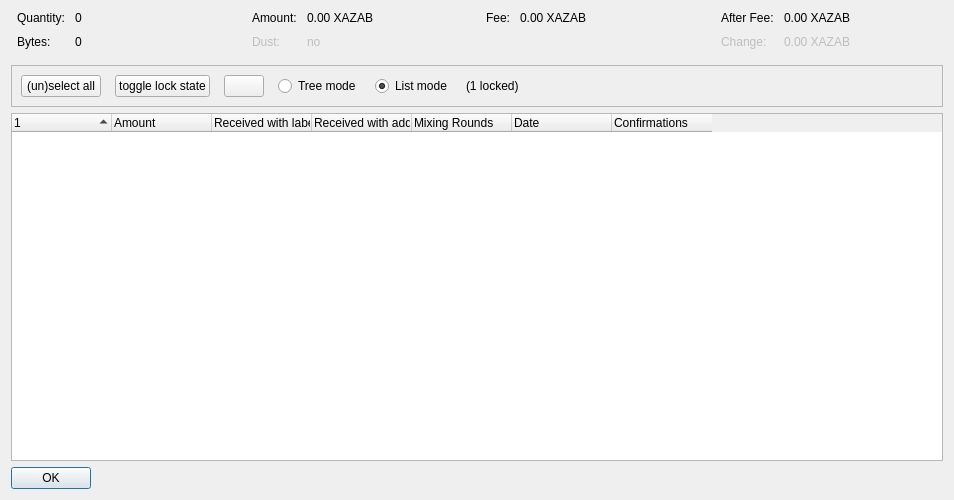
<?xml version="1.0" encoding="UTF-8"?>
<ui version="4.0">
 <class>CoinControlDialog</class>
 <widget class="QDialog" name="CoinControlDialog">
  <property name="geometry">
   <rect>
    <x>0</x>
    <y>0</y>
    <width>954</width>
    <height>500</height>
   </rect>
  </property>
  <property name="windowTitle">
   <string>Coin Selection</string>
  </property>
  <layout class="QVBoxLayout" name="verticalLayout">
   <item>
    <layout class="QHBoxLayout" name="horizontalLayoutTop" stretch="0,0,0,0">
     <property name="topMargin">
      <number>0</number>
     </property>
     <property name="bottomMargin">
      <number>10</number>
     </property>
     <item>
      <layout class="QFormLayout" name="formLayoutCoinControl1">
       <property name="horizontalSpacing">
        <number>10</number>
       </property>
       <property name="verticalSpacing">
        <number>10</number>
       </property>
       <property name="leftMargin">
        <number>6</number>
       </property>
       <property name="rightMargin">
        <number>6</number>
       </property>
       <item row="0" column="0">
        <widget class="QLabel" name="labelCoinControlQuantityText">
         <property name="text">
          <string>Quantity:</string>
         </property>
        </widget>
       </item>
       <item row="0" column="1">
        <widget class="QLabel" name="labelCoinControlQuantity">
         <property name="cursor">
          <cursorShape>IBeamCursor</cursorShape>
         </property>
         <property name="contextMenuPolicy">
          <enum>Qt::ActionsContextMenu</enum>
         </property>
         <property name="text">
          <string notr="true">0</string>
         </property>
         <property name="textInteractionFlags">
          <set>Qt::LinksAccessibleByMouse|Qt::TextSelectableByKeyboard|Qt::TextSelectableByMouse</set>
         </property>
        </widget>
       </item>
       <item row="1" column="0">
        <widget class="QLabel" name="labelCoinControlBytesText">
         <property name="text">
          <string>Bytes:</string>
         </property>
        </widget>
       </item>
       <item row="1" column="1">
        <widget class="QLabel" name="labelCoinControlBytes">
         <property name="cursor">
          <cursorShape>IBeamCursor</cursorShape>
         </property>
         <property name="contextMenuPolicy">
          <enum>Qt::ActionsContextMenu</enum>
         </property>
         <property name="text">
          <string notr="true">0</string>
         </property>
         <property name="textInteractionFlags">
          <set>Qt::LinksAccessibleByMouse|Qt::TextSelectableByKeyboard|Qt::TextSelectableByMouse</set>
         </property>
        </widget>
       </item>
      </layout>
     </item>
     <item>
      <layout class="QFormLayout" name="formLayoutCoinControl2">
       <property name="horizontalSpacing">
        <number>10</number>
       </property>
       <property name="verticalSpacing">
        <number>10</number>
       </property>
       <property name="leftMargin">
        <number>6</number>
       </property>
       <property name="rightMargin">
        <number>6</number>
       </property>
       <item row="0" column="0">
        <widget class="QLabel" name="labelCoinControlAmountText">
         <property name="text">
          <string>Amount:</string>
         </property>
        </widget>
       </item>
       <item row="0" column="1">
        <widget class="QLabel" name="labelCoinControlAmount">
         <property name="cursor">
          <cursorShape>IBeamCursor</cursorShape>
         </property>
         <property name="contextMenuPolicy">
          <enum>Qt::ActionsContextMenu</enum>
         </property>
         <property name="text">
          <string notr="true">0.00 XAZAB</string>
         </property>
         <property name="textInteractionFlags">
          <set>Qt::LinksAccessibleByMouse|Qt::TextSelectableByKeyboard|Qt::TextSelectableByMouse</set>
         </property>
        </widget>
       </item>
       <item row="1" column="0">
        <widget class="QLabel" name="labelCoinControlLowOutputText">
         <property name="enabled">
          <bool>false</bool>
         </property>
         <property name="text">
          <string>Dust:</string>
         </property>
        </widget>
       </item>
       <item row="1" column="1">
        <widget class="QLabel" name="labelCoinControlLowOutput">
         <property name="enabled">
          <bool>false</bool>
         </property>
         <property name="cursor">
          <cursorShape>IBeamCursor</cursorShape>
         </property>
         <property name="contextMenuPolicy">
          <enum>Qt::ActionsContextMenu</enum>
         </property>
         <property name="text">
          <string notr="true">no</string>
         </property>
         <property name="textInteractionFlags">
          <set>Qt::LinksAccessibleByMouse|Qt::TextSelectableByKeyboard|Qt::TextSelectableByMouse</set>
         </property>
        </widget>
       </item>
      </layout>
     </item>
     <item>
      <layout class="QFormLayout" name="formLayoutCoinControl3">
       <property name="horizontalSpacing">
        <number>10</number>
       </property>
       <property name="verticalSpacing">
        <number>10</number>
       </property>
       <property name="leftMargin">
        <number>6</number>
       </property>
       <property name="rightMargin">
        <number>6</number>
       </property>
       <item row="0" column="0">
        <widget class="QLabel" name="labelCoinControlFeeText">
         <property name="text">
          <string>Fee:</string>
         </property>
        </widget>
       </item>
       <item row="0" column="1">
        <widget class="QLabel" name="labelCoinControlFee">
         <property name="cursor">
          <cursorShape>IBeamCursor</cursorShape>
         </property>
         <property name="contextMenuPolicy">
          <enum>Qt::ActionsContextMenu</enum>
         </property>
         <property name="text">
          <string notr="true">0.00 XAZAB</string>
         </property>
         <property name="textInteractionFlags">
          <set>Qt::LinksAccessibleByMouse|Qt::TextSelectableByKeyboard|Qt::TextSelectableByMouse</set>
         </property>
        </widget>
       </item>
      </layout>
     </item>
     <item>
      <layout class="QFormLayout" name="formLayoutCoinControl4">
       <property name="horizontalSpacing">
        <number>10</number>
       </property>
       <property name="verticalSpacing">
        <number>10</number>
       </property>
       <property name="leftMargin">
        <number>6</number>
       </property>
       <property name="rightMargin">
        <number>6</number>
       </property>
       <item row="0" column="0">
        <widget class="QLabel" name="labelCoinControlAfterFeeText">
         <property name="text">
          <string>After Fee:</string>
         </property>
        </widget>
       </item>
       <item row="0" column="1">
        <widget class="QLabel" name="labelCoinControlAfterFee">
         <property name="cursor">
          <cursorShape>IBeamCursor</cursorShape>
         </property>
         <property name="contextMenuPolicy">
          <enum>Qt::ActionsContextMenu</enum>
         </property>
         <property name="text">
          <string notr="true">0.00 XAZAB</string>
         </property>
         <property name="textInteractionFlags">
          <set>Qt::LinksAccessibleByMouse|Qt::TextSelectableByKeyboard|Qt::TextSelectableByMouse</set>
         </property>
        </widget>
       </item>
       <item row="1" column="0">
        <widget class="QLabel" name="labelCoinControlChangeText">
         <property name="enabled">
          <bool>false</bool>
         </property>
         <property name="text">
          <string>Change:</string>
         </property>
        </widget>
       </item>
       <item row="1" column="1">
        <widget class="QLabel" name="labelCoinControlChange">
         <property name="enabled">
          <bool>false</bool>
         </property>
         <property name="cursor">
          <cursorShape>IBeamCursor</cursorShape>
         </property>
         <property name="contextMenuPolicy">
          <enum>Qt::ActionsContextMenu</enum>
         </property>
         <property name="text">
          <string notr="true">0.00 XAZAB</string>
         </property>
         <property name="textInteractionFlags">
          <set>Qt::LinksAccessibleByMouse|Qt::TextSelectableByKeyboard|Qt::TextSelectableByMouse</set>
         </property>
        </widget>
       </item>
      </layout>
     </item>
    </layout>
   </item>
   <item>
    <widget class="QFrame" name="frame">
     <property name="minimumSize">
      <size>
       <width>0</width>
       <height>40</height>
      </size>
     </property>
     <property name="frameShape">
      <enum>QFrame::StyledPanel</enum>
     </property>
     <property name="frameShadow">
      <enum>QFrame::Sunken</enum>
     </property>
     <layout class="QHBoxLayout" name="horizontalLayout">
      <item>
       <layout class="QHBoxLayout" name="horizontalLayoutPanel" stretch="0,0,0,0,0,0,0">
        <property name="spacing">
         <number>14</number>
        </property>
        <item>
         <widget class="QPushButton" name="pushButtonSelectAll">
          <property name="sizePolicy">
           <sizepolicy hsizetype="Maximum" vsizetype="Fixed">
            <horstretch>0</horstretch>
            <verstretch>0</verstretch>
           </sizepolicy>
          </property>
          <property name="text">
           <string>(un)select all</string>
          </property>
          <property name="autoDefault">
           <bool>false</bool>
          </property>
         </widget>
        </item>
        <item>
         <widget class="QPushButton" name="pushButtonToggleLock">
          <property name="sizePolicy">
           <sizepolicy hsizetype="Maximum" vsizetype="Fixed">
            <horstretch>0</horstretch>
            <verstretch>0</verstretch>
           </sizepolicy>
          </property>
          <property name="text">
           <string>toggle lock state</string>
          </property>
          <property name="autoDefault">
           <bool>false</bool>
          </property>
         </widget>
        </item>
        <item>
         <widget class="QPushButton" name="hideButton">
          <property name="sizePolicy">
           <sizepolicy hsizetype="Maximum" vsizetype="Fixed">
            <horstretch>0</horstretch>
            <verstretch>0</verstretch>
           </sizepolicy>
          </property>
          <property name="text">
           <string/>
          </property>
          <property name="autoDefault">
           <bool>false</bool>
          </property>
         </widget>
        </item>
        <item>
         <widget class="QRadioButton" name="radioTreeMode">
          <property name="sizePolicy">
           <sizepolicy hsizetype="Maximum" vsizetype="Fixed">
            <horstretch>0</horstretch>
            <verstretch>0</verstretch>
           </sizepolicy>
          </property>
          <property name="text">
           <string>Tree mode</string>
          </property>
         </widget>
        </item>
        <item>
         <widget class="QRadioButton" name="radioListMode">
          <property name="sizePolicy">
           <sizepolicy hsizetype="Maximum" vsizetype="Fixed">
            <horstretch>0</horstretch>
            <verstretch>0</verstretch>
           </sizepolicy>
          </property>
          <property name="text">
           <string>List mode</string>
          </property>
          <property name="checked">
           <bool>true</bool>
          </property>
         </widget>
        </item>
        <item>
         <widget class="QLabel" name="labelLocked">
          <property name="text">
           <string>(1 locked)</string>
          </property>
         </widget>
        </item>
        <item>
         <spacer name="horizontalSpacer">
          <property name="orientation">
           <enum>Qt::Horizontal</enum>
          </property>
          <property name="sizeHint" stdset="0">
           <size>
            <width>40</width>
            <height>20</height>
           </size>
          </property>
         </spacer>
        </item>
       </layout>
      </item>
     </layout>
    </widget>
   </item>
   <item>
    <widget class="CoinControlTreeWidget" name="treeWidget">
     <property name="contextMenuPolicy">
      <enum>Qt::CustomContextMenu</enum>
     </property>
     <property name="sortingEnabled">
      <bool>false</bool>
     </property>
     <property name="columnCount">
      <number>7</number>
     </property>
     <attribute name="headerShowSortIndicator" stdset="0">
      <bool>true</bool>
     </attribute>
     <attribute name="headerStretchLastSection">
      <bool>false</bool>
     </attribute>
     <column>
      <property name="text">
       <string/>
      </property>
     </column>
     <column>
      <property name="text">
       <string>Amount</string>
      </property>
     </column>
     <column>
      <property name="text">
       <string>Received with label</string>
      </property>
     </column>
     <column>
      <property name="text">
       <string>Received with address</string>
      </property>
     </column>
     <column>
      <property name="text">
       <string>Mixing Rounds</string>
      </property>
     </column>
     <column>
      <property name="text">
       <string>Date</string>
      </property>
     </column>
     <column>
      <property name="text">
       <string>Confirmations</string>
      </property>
      <property name="toolTip">
       <string>Confirmed</string>
      </property>
     </column>
    </widget>
   </item>
   <item>
    <widget class="QDialogButtonBox" name="buttonBox">
     <property name="sizePolicy">
      <sizepolicy hsizetype="Maximum" vsizetype="Fixed">
       <horstretch>0</horstretch>
       <verstretch>0</verstretch>
      </sizepolicy>
     </property>
     <property name="orientation">
      <enum>Qt::Horizontal</enum>
     </property>
     <property name="standardButtons">
      <set>QDialogButtonBox::Ok</set>
     </property>
    </widget>
   </item>
  </layout>
 </widget>
 <customwidgets>
  <customwidget>
   <class>CoinControlTreeWidget</class>
   <extends>QTreeWidget</extends>
   <header>qt/coincontroltreewidget.h</header>
  </customwidget>
 </customwidgets>
 <resources/>
 <connections/>
</ui>
